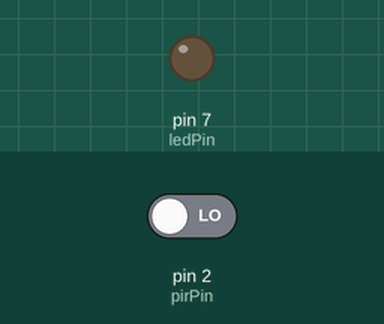
The sketch below on a simulated Arduino Uno, built with avr-gcc and run on an emulated ATmega328P. Parts: output pins drawn as LEDs (lit = HIGH). The inputs (shaded band) are chosen by the test bench; at power-on: pin 2 (pirPin) LOW. What the sketch prints to the serial monitor is not drawn.

Above: at 1.2 s.
1.3 s: pin 2 (pirPin) driven HIGH
At 1.7 s:
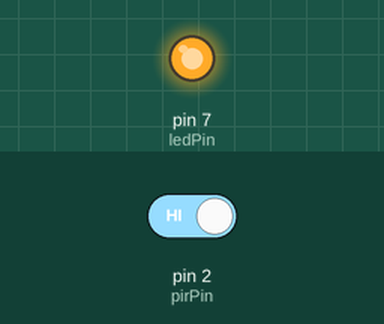
2.8 s: pin 2 (pirPin) driven LOW
At 4.1 s:
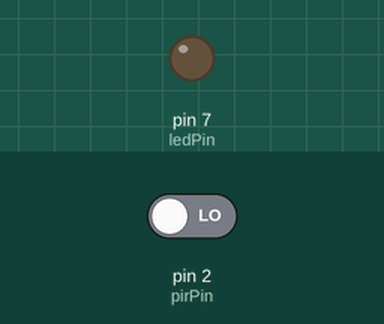
Timing chart, 0 to 5.8 s (numbered marks = the images above; inputs shaded):
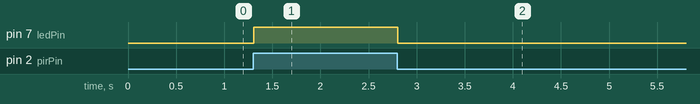

The sketch:

motion-activated-light.ino
```cpp
const int pirPin = 2;
const int ledPin = 7;

void setup() {
  pinMode(pirPin, INPUT);
  Serial.begin(9600);
  pinMode(ledPin, OUTPUT);
}

void loop(){
  int motionState = digitalRead(pirPin);

  Serial.println(motionState);

  if (motionState == HIGH) {
    digitalWrite(ledPin, HIGH);
  }
  else {
    digitalWrite(ledPin, LOW);
  }
}
```

Measured:
- after the input at 1.3 s, pin 7 (ledPin): LOW → HIGH at once
- after the input at 2.8 s, pin 7 (ledPin): HIGH → LOW at once
